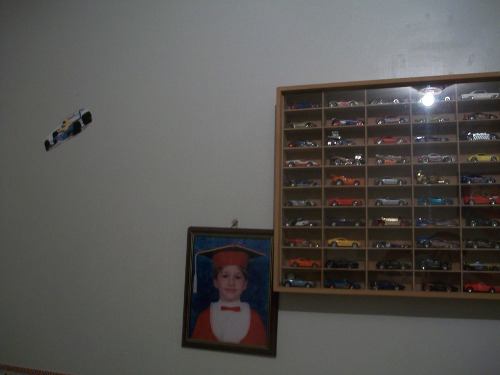
//> input picture college/particular/private_linked_projects/UnBeatables/Goleiro/matching/SIFT2/input.jpg, 500 x 375 px
$ ./sift ../SIFT2/input.jpg ../SIFT2/input.jpg   (built with g++ and OpenCV 4, older OpenCV classes emulated)
//> lines starting //> are read from the running program, lines starting //| are printed output that depends on the picture
/**
 * @file SIFT_FlannMatcher
 * @brief SIFT detector + descriptor + FLANN Matcher
 * @author A. Huaman
 */

#include <stdio.h>
#include <iostream>
#include "opencv2/core/core.hpp"
#include "opencv2/features2d/features2d.hpp"
#include "opencv2/highgui/highgui.hpp"
#include "opencv2/nonfree/features2d.hpp"

using namespace cv;

void readme();

/**
 * @function main
 * @brief Main function
 */
int main( int argc, char** argv )
{
  if( argc != 3 )
  { readme(); return -1; }

  Mat img_1 = imread( argv[1], CV_LOAD_IMAGE_GRAYSCALE );
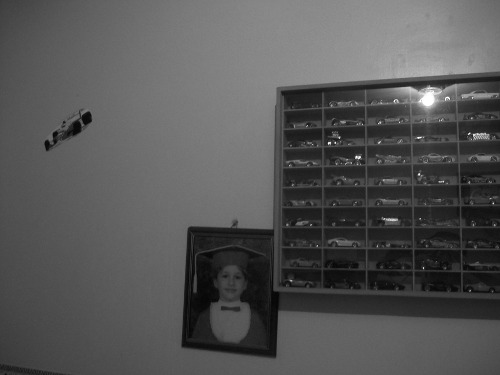
//> img_1: 375 rows x 500 cols, CV_8UC1; min 4, max 255, mean 85.4
  Mat img_2 = imread( argv[2], CV_LOAD_IMAGE_GRAYSCALE );

  if( !img_1.data || !img_2.data )
  { std::cout<< " --(!) Error reading images " << std::endl; return -1; }


  SiftFeatureDetector detector;

  std::vector<KeyPoint> keypoints_1, keypoints_2;

  detector.detect( img_1, keypoints_1 );
//> keypoints_1 = 333 keypoints; strongest (x, y, size): (329, 143, 2), (358, 157, 3.3), (428, 98, 12.7), (420, 83, 9.2)
  detector.detect( img_2, keypoints_2 );
//> keypoints_2 has the same summary as keypoints_1

  //-- Step 2: Calculate descriptors (feature vectors)
  SiftDescriptorExtractor extractor;

  Mat descriptors_1, descriptors_2;

  extractor.compute( img_1, keypoints_1, descriptors_1 );
  extractor.compute( img_2, keypoints_2, descriptors_2 );

  //-- Step 3: Matching descriptor vectors with a brute force matcher
  BFMatcher matcher(NORM_L2);
  std::vector< DMatch > matches;
  matcher.match( descriptors_1, descriptors_2, matches );
//> matches = 333 matches

  double max_dist = 0; double min_dist = 100;

  //-- Quick calculation of max and min distances between keypoints
  for( int i = 0; i < descriptors_1.rows; i++ )
  { double dist = matches[i].distance;
    if( dist < min_dist ) min_dist = dist;
    if( dist > max_dist ) max_dist = dist;
  }
//> this loop made 333 passes
//> min_dist on pass 1: 0
//> after the loop, min_dist = 0; max_dist = 0

  printf("-- Max dist : %f \n", max_dist );
//| -- Max dist : 0.000000
  printf("-- Min dist : %f \n", min_dist );
//| -- Min dist : 0.000000

  //-- Draw only "good" matches (i.e. whose distance is less than 2*min_dist,
  //-- or a small arbitary value ( 0.02 ) in the event that min_dist is very
  //-- small)
  //-- PS.- radiusMatch can also be used here.
  std::vector< DMatch > good_matches;

  for( int i = 0; i < descriptors_1.rows; i++ )
  { if( matches[i].distance <= max(2*min_dist, 0.02) )
    { good_matches.push_back( matches[i]); }
  }
//> after the loop, good_matches = 333 matches

  std::cout << "qtd_matches.: " << (int)matches.size() << std::endl;
//| qtd_matches.: 333
  std::cout << "qtd_inliers.: " << (int)good_matches.size() << std::endl;
//| qtd_inliers.: 333

  //-- Draw only "good" matches
  Mat img_matches;
  drawMatches( img_1, keypoints_1, img_2, keypoints_2,
               good_matches, img_matches, Scalar::all(-1), Scalar::all(-1),
               vector<char>(), DrawMatchesFlags::NOT_DRAW_SINGLE_POINTS );
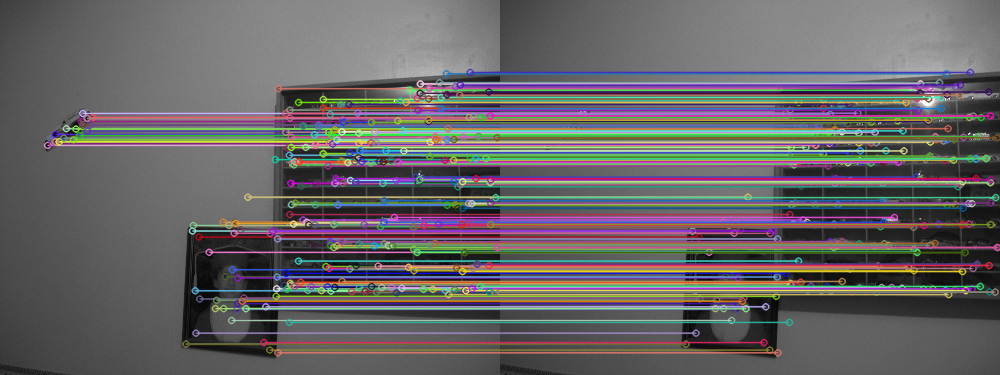
//> img_matches: 375 rows x 1000 cols, CV_8UC3; mean B, G, R 101.1, 99.9, 102.9

  //-- Show detected matches
  imshow( "Good Matches", img_matches );

  for( int i = 0; i < (int)good_matches.size(); i++ )
  { printf( "-- Good Match [%d] Keypoint 1: %d  -- Keypoint 2: %d  \n", i, good_matches[i].queryIdx, good_matches[i].trainIdx ); }
//> this loop made 333 passes
//| -- Good Match [0] Keypoint 1: 0  -- Keypoint 2: 0
//| -- Good Match [1] Keypoint 1: 1  -- Keypoint 2: 1
//| -- Good Match [2] Keypoint 1: 2  -- Keypoint 2: 2
//| -- Good Match [3] Keypoint 1: 3  -- Keypoint 2: 3
//| -- Good Match [4] Keypoint 1: 4  -- Keypoint 2: 4
//| -- Good Match [5] Keypoint 1: 5  -- Keypoint 2: 5
//| -- Good Match [6] Keypoint 1: 6  -- Keypoint 2: 6
//| -- Good Match [7] Keypoint 1: 7  -- Keypoint 2: 7
//> (output is shown up to pass 8 of 333)

  waitKey(0);

  return 0;
}

/**
 * @function readme
 */
void readme()
{ std::cout << " Usage: ./SIFT_FlannMatcher <img1> <img2>" << std::endl; }
